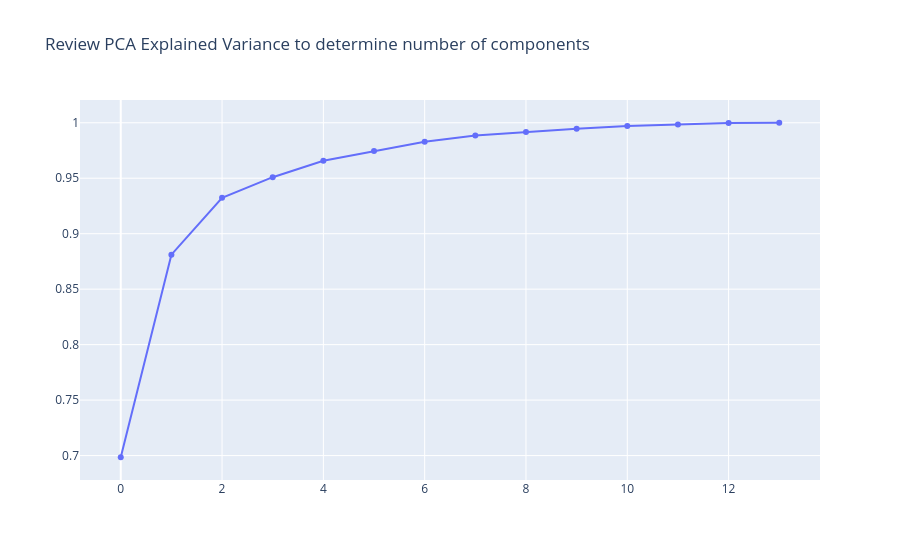

Write notebook code for a chart like this one.
### Code cell
X = trxClog
pca = PCA(n_components=len(trx_colnames_C)).fit(X)
#Plotting the Cumulative Summation of the Explained Variance
expvar=np.cumsum(pca.explained_variance_ratio_)
data = [go.Scatter(y=expvar)]
layout = {'title': 'Review PCA Explained Variance to determine number of components'}
iplot({'data':data,'layout':layout})

### Figure 1 — Plotly figure (JSON) as saved in the notebook; plotly's stock layout.template omitted (floating-point values rounded to 4 significant figures)
{"data": [{"type": "scatter", "y": [0.6985, 0.8811, 0.9323, 0.9509, 0.9657, 0.9744, 0.9828, 0.9884, 0.9916, 0.9946, 0.9971, 0.9985, 0.9997, 1.0]}], "layout": {"title": {"text": "Review PCA Explained Variance to determine number of components"}}}
